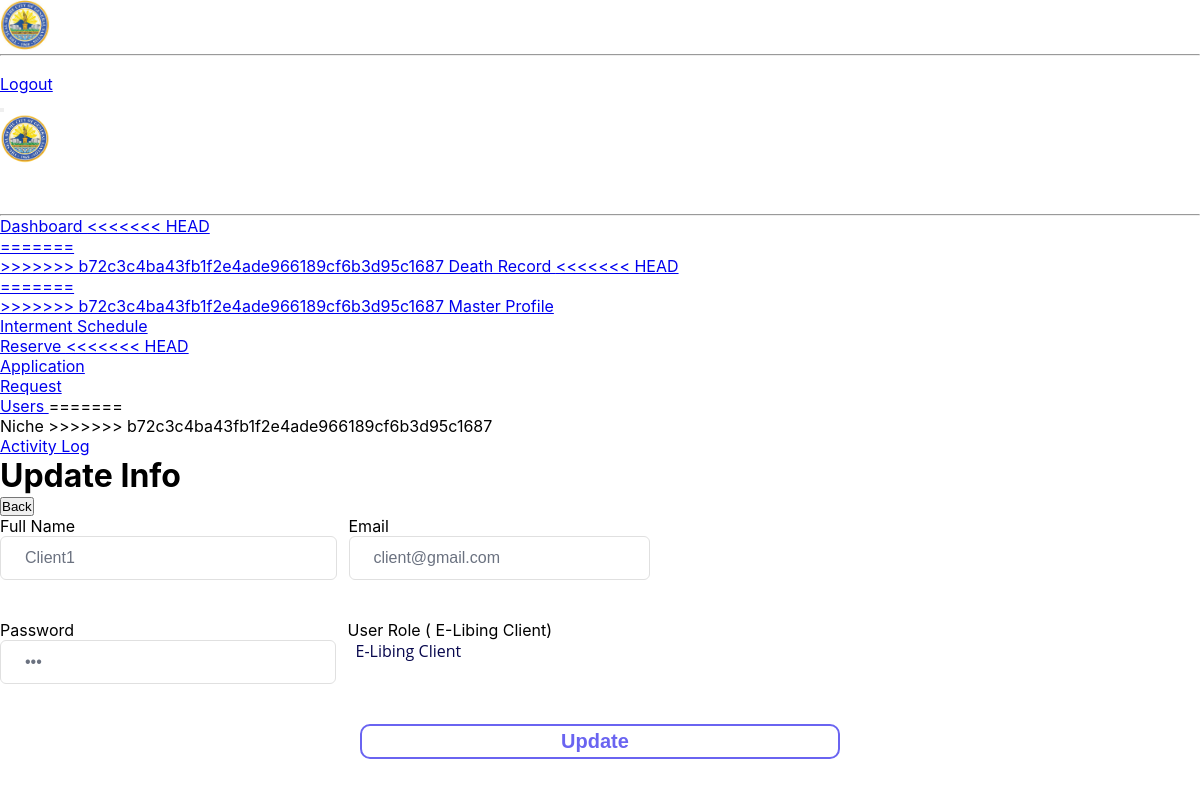
/admin/updateuser.php?userID=9, run on the app's committed database.
### tables this page shows
CREATE TABLE `tbluserslogin` (
  `UserID` int(11) NOT NULL,
  `username` varchar(255) NOT NULL,
  `pw` varchar(255) NOT NULL,
  `Createdby` varchar(255) NOT NULL,
  `Restriction` varchar(255) NOT NULL,
  `CreatedDate` date NOT NULL DEFAULT current_timestamp()
);

### admin/updateuser.php (the view, shortened to what this page needs)
<!DOCTYPE html>
<html lang="en">
<link rel="stylesheet" href="css/walkin.css">
<?php
require('assets/component/topnavbar.php');
require('assets/component/sidebars.php');
include "../dbConn/conn.php";
if (isset($_GET['userID'])) {
    $userID = $_GET['userID'];
    $selectreserve = "SELECT * FROM  tblUsersLogin WHERE UserID = '$userID'";
    $queryreserve = $conn->query($selectreserve);
    while ($dataloc = $queryreserve->fetch_assoc()) {
        $email = $dataloc['username'];
        $pw = $dataloc['pw'];
        $createdby = $dataloc['Createdby'];
        $role = $dataloc['Restriction'];
    }
}
?>
<body>
    <div id="layoutSidenav">
        <div id="layoutSidenav_content">
            <main>
                <div class="container-fluid px-4">
                    <ol class="breadcrumb mb-4">
                        <li class="breadcrumb-item active">
                            <h1>Update Info</h1>
                        </li>
                    </ol>
                    <div class="pcoded-inner-content">
                        <div class="main-body">
                            <div class="page-wrapper">
                                <div class="page-body">
                                    <div class="row">
                                        <div class="col-sm">
                                            <div class="container-interment">
                                                <form action="../dbConn/updateuser.php" method="POST">
                                                    <div class="formbold-main">
                                                        <button class="btn btn-danger" type="button" name="submit"
                                                            onclick="goBack()">Back</button>
                                                        <p>
                                                        <div class="formbold-mb-5 flex">
                                                            <div class="formbold-mb-5">
                                                                <label>
                                                                    Full Name
                                                                </label>
                                                                <input type="text" name="fullname" id="inputFields"
                                                                    value="<?php echo $createdby ?>"
                                                                    placeholder="Enter Full Name" required
                                                                    class="formbold-form-input" />
                                                            </div>
                                                            <div class="formbold-mb-5 formbold-px-3">
                                                                <label>Email
                                                                </label>
                                                                <input type="text" name="email" id="inputFields"
                                                                    value="<?php echo $email ?>"
                                                                    placeholder="Enter email for login"
                                                                    required="required" class="formbold-form-input" />
                                                            </div>
                                                        </div>
                                                        <div class="formbold-mb-5 flex">
                                                            <div class="formbold-mb-5">
                                                                <label>
                                                                    Password
                                                                </label>
                                                                <input type="password" name="pw" id="inputFields"
                                                                    value="<?php echo $pw ?>"
                                                                    placeholder="Enter Password"
                                                                    class="formbold-form-input" />
                                                            </div>
                                                            <div class="formbold-mb-5 formbold-px-3">
                                                                <div id="inputFields">
                                                                    <label>
                                                                        User Role (
                                                                        <?php echo $role ?>)
                                                                    </label>
                                                                    <select class="formbold-form-label" name="role"
                                                                        id="">
                                                                        <option value="<?php echo $role; ?>" selected>
                                                                            <?php echo $role; ?>
                                                                        </option>
                                                                    </select>
                                                                </div>
                                                            </div>
                                                        </div>
                                                        <button class="formbold-btn-next submit-button" type="button"
                                                            id="updateButton">
                                                            <span class="update-label">Update</span>
                                                        </button>
                                                    </div>
                                            </div>
                                        </div>
                                    </div>
                                </div>
                            </div>
                        </div>
                    </div>
                </div>
            </main>
        </div>
    </div>
</body>
</html>

### admin/css/walkin.css (style rules this page uses)
* { margin: 0; padding: 0; box-sizing: border-box; }
body { font-family: "Inter", Arial, Helvetica, sans-serif; }
.formbold-mb-5 { margin-bottom: 20px; }
.formbold-form-label { display: block; font-weight: 500; font-size: 16px; color: #07074d; margin-bottom: 12px; }
.formbold-form-input { width: 100%; padding: 12px 24px; border-radius: 6px; border: 1px solid #e0e0e0; background: white; font-weight: 500; font-size: 16px; color: #6b7280; outline: none; resize: none; }
.formbold-btn-next, .cancel { text-align: center; font-size: 20px; border-radius: 6px; padding: 4px 10px; border: none; font-weight: 600; width: 40%; cursor: pointer; margin-left: 30%; }
.formbold-btn-next { display: flex; justify-content: center; width: 40%; color: #6a64f1; border: 2px solid #6a64f1; border-radius: 10px; background: transparent; }
.formbold-px-3 { padding-left: 12px; padding-right: 12px; }
.flex { display: flex; }
select { -webkit-appearance: none; -moz-appearance: none; -ms-appearance: none; appearance: none; outline: 0; box-shadow: none; border: 0 !important; background: #ffffff; background-image: none; flex: 1; padding: 0 .5em; color: #6b7280; cursor: pointer; font-size: .9em; font-family: 'Open Sans', sans-serif; }

### admin/updateuser.php (style rules this page uses)
.update-label { display: inline-block; margin-right: 10px; }

### data on the page
tbluserslogin: fullname "Client1", email "client@gmail.com", Restriction "E-Libing Client", role "E-Libing Client"
